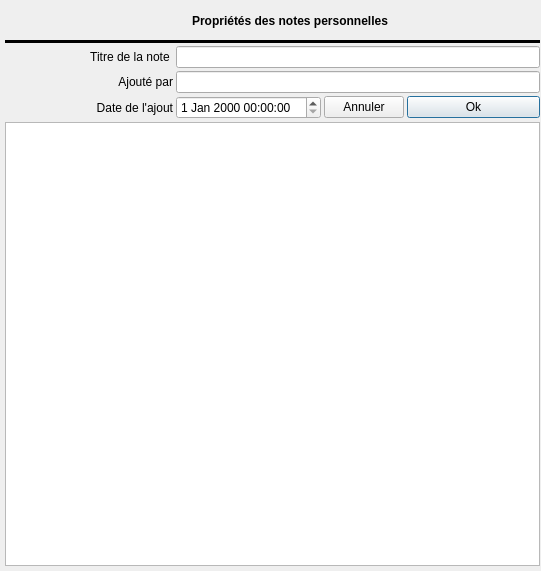
<?xml version="1.0" encoding="UTF-8"?>
<ui version="4.0">
 <class>C_Dlg_NotesInfos</class>
 <widget class="QDialog" name="C_Dlg_NotesInfos">
  <property name="geometry">
   <rect>
    <x>0</x>
    <y>0</y>
    <width>541</width>
    <height>571</height>
   </rect>
  </property>
  <property name="windowTitle">
   <string>Dialog</string>
  </property>
  <layout class="QGridLayout" name="gridLayout">
   <property name="leftMargin">
    <number>5</number>
   </property>
   <property name="topMargin">
    <number>5</number>
   </property>
   <property name="rightMargin">
    <number>1</number>
   </property>
   <property name="bottomMargin">
    <number>5</number>
   </property>
   <property name="spacing">
    <number>3</number>
   </property>
   <item row="0" column="1" colspan="4">
    <widget class="QLabel" name="label_Property">
     <property name="font">
      <font>
       <weight>75</weight>
       <bold>true</bold>
      </font>
     </property>
     <property name="text">
      <string>Propriétés des notes personnelles</string>
     </property>
     <property name="alignment">
      <set>Qt::AlignCenter</set>
     </property>
    </widget>
   </item>
   <item row="1" column="0" colspan="5">
    <widget class="Line" name="line">
     <property name="frameShadow">
      <enum>QFrame::Plain</enum>
     </property>
     <property name="lineWidth">
      <number>3</number>
     </property>
     <property name="orientation">
      <enum>Qt::Horizontal</enum>
     </property>
    </widget>
   </item>
   <item row="2" column="1">
    <widget class="QLabel" name="label_Title">
     <property name="text">
      <string>Titre de la note </string>
     </property>
     <property name="alignment">
      <set>Qt::AlignRight|Qt::AlignTrailing|Qt::AlignVCenter</set>
     </property>
    </widget>
   </item>
   <item row="2" column="2" colspan="3">
    <widget class="QLineEdit" name="lineEdit_Titre"/>
   </item>
   <item row="3" column="1">
    <widget class="QLabel" name="label_Author">
     <property name="text">
      <string>Ajouté par</string>
     </property>
     <property name="alignment">
      <set>Qt::AlignRight|Qt::AlignTrailing|Qt::AlignVCenter</set>
     </property>
    </widget>
   </item>
   <item row="3" column="2" colspan="3">
    <widget class="QLineEdit" name="lineEdit_Author"/>
   </item>
   <item row="4" column="1">
    <widget class="QLabel" name="label_DateTime">
     <property name="text">
      <string>Date de l'ajout</string>
     </property>
     <property name="alignment">
      <set>Qt::AlignRight|Qt::AlignTrailing|Qt::AlignVCenter</set>
     </property>
    </widget>
   </item>
   <item row="4" column="2">
    <widget class="QDateTimeEdit" name="dateTimeEdit_note"/>
   </item>
   <item row="6" column="0" colspan="5">
    <widget class="QTextEdit" name="textEdit_Note">
     <property name="textInteractionFlags">
      <set>Qt::TextEditorInteraction</set>
     </property>
    </widget>
   </item>
   <item row="0" column="0">
    <widget class="QLabel" name="label_icone">
     <property name="minimumSize">
      <size>
       <width>32</width>
       <height>32</height>
      </size>
     </property>
     <property name="maximumSize">
      <size>
       <width>32</width>
       <height>32</height>
      </size>
     </property>
     <property name="text">
      <string>&lt;img src=&quot;medicatux/NewNotePicto.png&quot;/&gt;</string>
     </property>
    </widget>
   </item>
   <item row="4" column="3">
    <widget class="QPushButton" name="pushButton_annuler">
     <property name="sizePolicy">
      <sizepolicy hsizetype="Maximum" vsizetype="Fixed">
       <horstretch>0</horstretch>
       <verstretch>0</verstretch>
      </sizepolicy>
     </property>
     <property name="text">
      <string>Annuler</string>
     </property>
     <property name="default">
      <bool>false</bool>
     </property>
    </widget>
   </item>
   <item row="4" column="4">
    <widget class="QPushButton" name="pushButton_ok">
     <property name="text">
      <string>Ok</string>
     </property>
     <property name="default">
      <bool>true</bool>
     </property>
    </widget>
   </item>
  </layout>
 </widget>
 <resources/>
 <connections/>
</ui>
